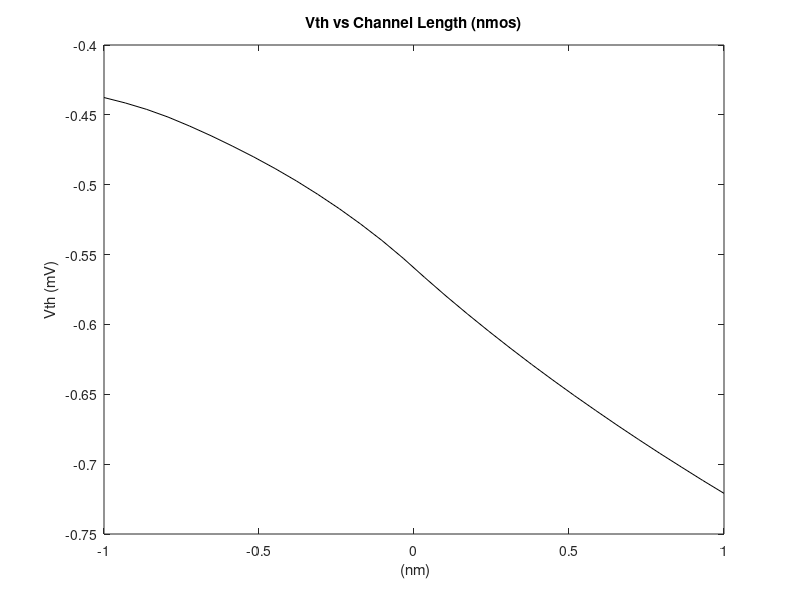

This chart was generated by the following MATLAB code:
data = csvread('pmos_vbody_sweep.csv')

len = data(:,1)
vth = data(:,2)

coefs = polyfit(len,vth,1);
coefs


plot(len,vth,'k-')

xlabel(' (nm)')
ylabel('Vth (mV)')
%ylim([0.61 0.632])
title('Vth vs Channel Length (nmos)')